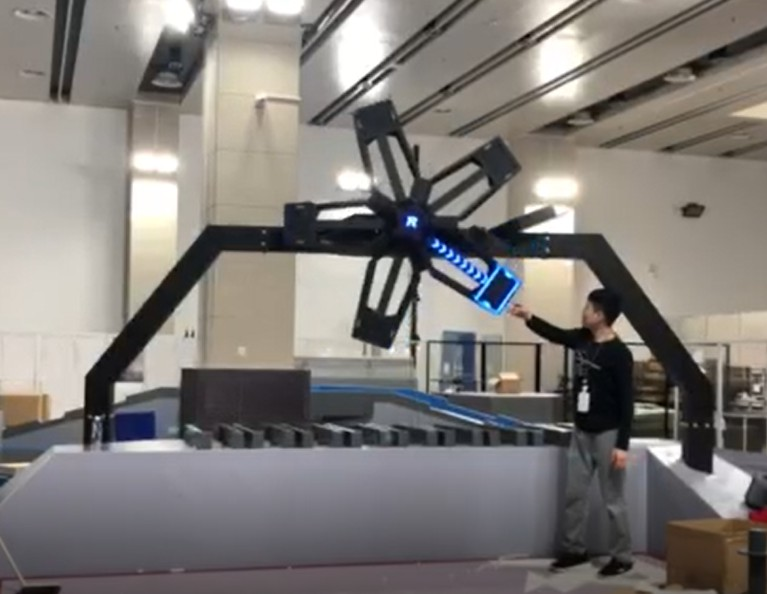
//> input picture dafu_blue.jpg, 767 x 594 px, given in place of dafu_red.avi, which was not available
$ ./dafu_detect   (built with g++ and OpenCV 4)
//> lines starting //> are read from the running program, lines starting //| are printed output that depends on the picture; after the words box and inside, x2 and y2 are one past the last pixel; in counts of white or black regions, pixels touching at a corner belong together; pictures that were not available may be replaced by others from this repository, and a replacement may not be noted
//> further down, srcImg is the input picture: 594 rows x 767 cols, CV_8UC3; mean B, G, R 119.9, 123.4, 127.6
//#include "dafu_detect.h"

#include <iostream>
#include <stdio.h>
#include "stdlib.h"
#include "opencv2/core/core.hpp"
#include "opencv2/imgproc/imgproc.hpp"
#include "opencv2/video/tracking.hpp"
#include "opencv2/highgui/highgui.hpp"

using namespace std;
using namespace cv;


//计算云台需要转的Yaw和Pitch使得摄像头的中轴线到指定点
Point2f CaculatePitchYawError(float Pixel_x, float Pixel_y);
double CvtRealLenghth2PixelLenghth(double RealLenghth_mm, double Distance_mm);
double CvtPixelLenghth2RealLenghth(double PixelLenghth, double Distance_mm);
void DrawEnclosingRexts(Mat &grayImage, Mat &dstImage);
Point2f CaculatePitchYawError(float Pixel_x, float Pixel_y); //通过像素坐标就算云台需要转过的角度
float GetPixelLength(Point PixelPointO, Point PixelPointA);

Mat GetROI(RotatedRect rotate_recte_rect, Mat &grayImage);
void GetCameraPra();

void DetectDafuArmor(Mat &grayImage, Mat &dstImage);
Point dafu_ZSZS(Mat &srcImg, bool is_red);
int bgr2binary(Mat &srcImg, bool is_red);

extern Mat dafu_ZS_img;

//识别对象的一些参数
#define lightbar_length_mm 55.0f                //灯条的长度  单位mm
#define lightbar_distance_mini_mm  135.0f             //小装甲板灯条的宽度   单位mm
//#define lightbar_distance_larger_mm               //大装甲板灯条的宽度   单位mm

#define Dafu_armour_height_mm    200.0f              //大符装甲板的高度
#define Dafu_armour_width_mm    260.0f              //大符装甲板的宽度
#define Dafu_radius_mm         800.0f


//识别条件
#define max_detect_distance_mm  3000.0f        //最远识别距离，超过此距离滤掉  单位mm
#define min_detect_distance_mm  500.0f         //最近识别距离，超过此距离滤掉   单位mm
#define max_inclination_degree   35.0f         //灯条对角线倾斜角超过一定度数，滤掉  单位度
#define max_transformation       0.3f          //
#define max_dafu_transformation  0.5f          //


//摄像头的一些参数
#define Camera_fx 6.530675507960873e+02
#define Camera_fy 6.521106670863784e+02
#define Camera_fxy 6.525106670863784e+02
#define Camera_frame_width 640
#define Camera_frame_height 400

#define Camera_vertical_halfangle  20.0   //1/2垂直方向视角 单位度
#define Camera_lateral_halfangle  20.0   //1/2水平方向视角 单位度
#define Camera_image_area_height_um 2453   //
#define Camera_image_area_width_um 3896


double myVideoCaptureProperties[50];   //存储摄像头参数
float BatteryPitch = 0.0;      //云台俯仰角 单位度
float ShootingDistance =8000;  // 目标的水平距离 单位mm


int IsDetectDafuCenter = 0;


Point2f PredcitShootArmourCenter;
Point2f ShootArmourCenter;        //    需要打击的装甲板的中心坐标
Point2f DafuCenter;               //大符中心坐标

Mat threshold_frame;             //二值化图像存贮
Mat dafu_ZS_img;
int bgr2binary(Mat &srcImg, bool is_red)
{
//> called with is_red = true
  if (srcImg.empty())
    return -1;
//  dafu_ZS_img=srcImg.clone();
  std::cout<<"copy bgr done"<<std::endl;
  //method 1: split channels and substract
  vector<Mat> imgChannels;
  split(srcImg, imgChannels);
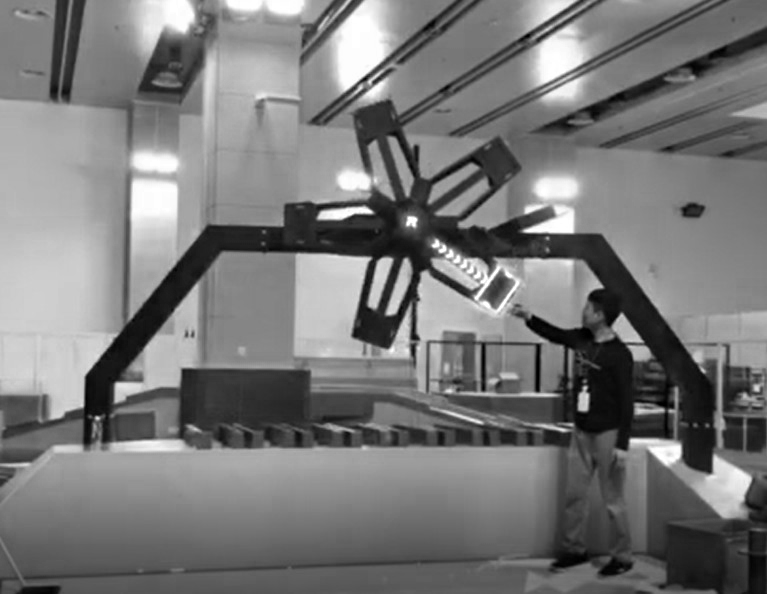
//> imgChannels[0]: 594 rows x 767 cols, CV_8UC1; min 0, max 255, mean 119.9
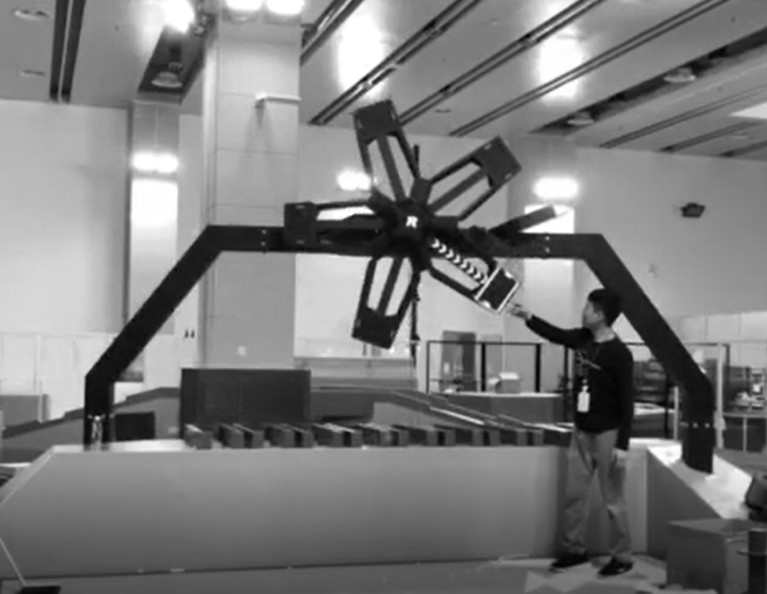
//> imgChannels[1]: 594 rows x 767 cols, CV_8UC1; min 0, max 255, mean 123.4
  Mat red_channel = imgChannels.at(2);
  Mat blue_channel = imgChannels.at(0);
  Mat mid_chn_img;
  if(is_red)
  {
      mid_chn_img = red_channel - blue_channel;
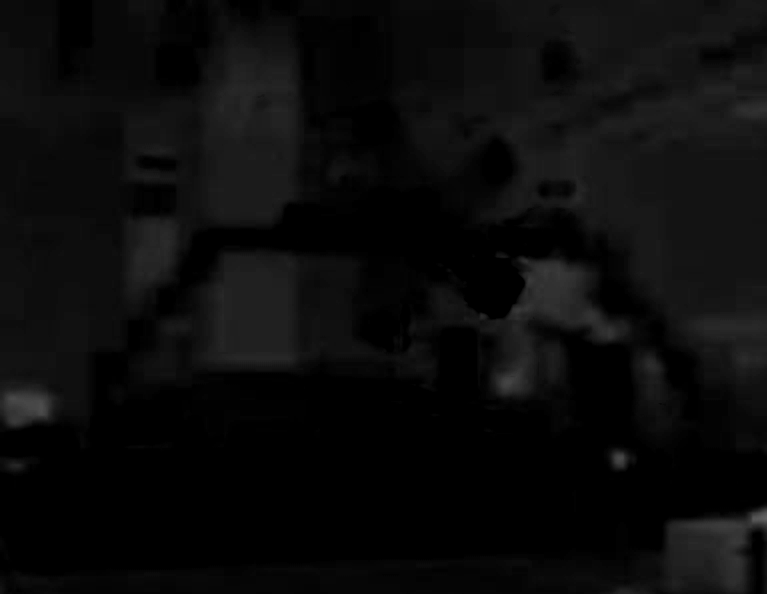
//> mid_chn_img: 594 rows x 767 cols, CV_8UC1; min 0, max 98, mean 10.9

  }else
  {
      mid_chn_img = blue_channel-red_channel;
  }
  threshold(mid_chn_img, threshold_frame, 70, 255, CV_THRESH_BINARY);
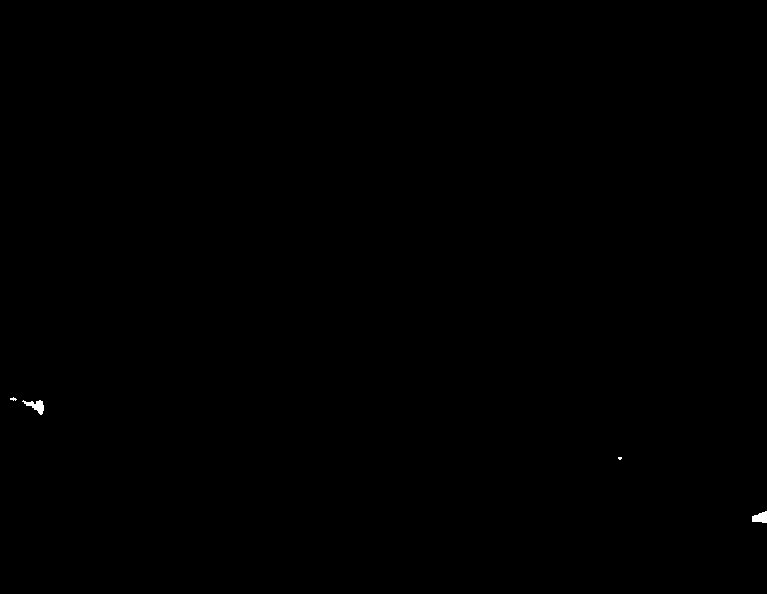
//> threshold_frame: 594 rows x 767 cols, CV_8UC1; 0.07% white; 4 white regions (2 under 20 px), largest, box (x1, y1, x2, y2) and area: (22, 400, 44, 415) 152, (752, 511, 767, 523) 132
}
// [15 lines left out: function predcit, not called in this run]

Point dafu_ZSZS(Mat &srcImg, bool is_red)
{
    bgr2binary(srcImg,is_red);

    //连接连通域
    static Mat kernel_close = getStructuringElement(MORPH_RECT, Size(5,5), Point(-1, -1));
    morphologyEx(threshold_frame, threshold_frame, MORPH_DILATE, kernel_close);
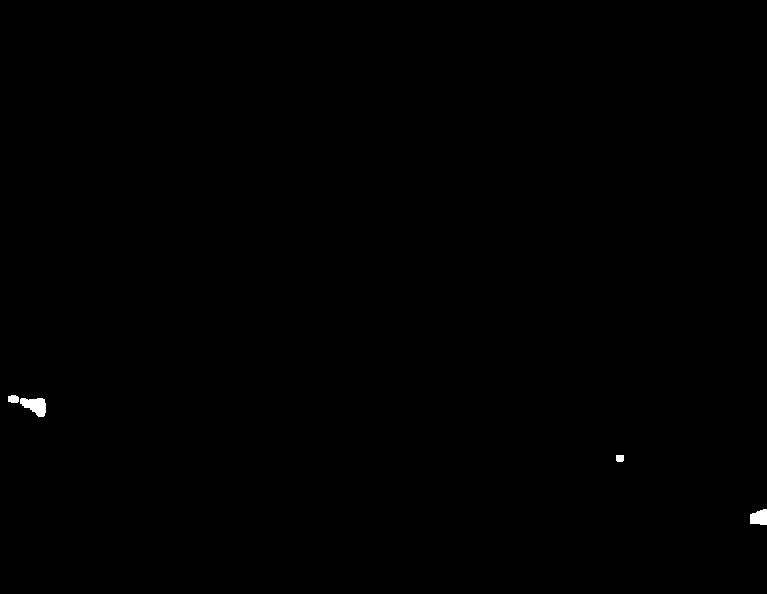
//> threshold_frame: 594 rows x 767 cols, CV_8UC1; 0.15% white; 4 white regions

//    //去除噪点
//    static Mat kernel_open = getStructuringElement(MORPH_RECT, Size(3, 3), Point(-1, -1));
//    morphologyEx(threshold_frame, threshold_frame, MORPH_OPEN, kernel_open);

    imshow("threshold_frame",threshold_frame);
    DetectDafuArmor(threshold_frame, srcImg);
    std::cout<<"dafu tgt is"<<PredcitShootArmourCenter<<std::endl;
    return Point(PredcitShootArmourCenter.x,PredcitShootArmourCenter.y);

}
// [5 lines left out: function predcit, not called in this run]


void DetectDafuArmor(Mat &grayImage, Mat &dstImage)
{
    Point2f DafuCenterPitchYawError;               //大符中心坐标
    Point2f ShootArmourPitchYawError;
    Point2f PredcitShootArmourCenterPitchYawError;

    IsDetectDafuCenter = 0;
    int armor_cnt = 0;
    int dafu_center_cnt = 0;


    vector<vector<Point>> contours;   //每一组Point点集就是一个轮廓
    vector<Vec4i> hierarcy;           //矩形集合


    findContours(grayImage, contours, hierarcy, RETR_TREE, CHAIN_APPROX_NONE); //找出所有轮廓 包括轮廓关系
//> contours = 4 contours; box (x1, y1, x2, y2) and area: (20, 398, 46, 417) 294, (750, 509, 767, 525) 195, (8, 395, 19, 403) 62, (616, 455, 624, 462) 41
    vector<RotatedRect> box(contours.size()); //定义最小外接矩形集合 ，用于存放装甲板的信息
    vector<RotatedRect> box2(contours.size()); //定义最小外接矩形集合
   vector <Point2f> DetectDafuCenter(contours.size());     //可能是大符中心的点
   vector <Point2f> DetectArmourCenter(contours.size());   //所有检测到的装甲板的中心坐标
    //float radius[contours.size()];


    //dstImage = Mat::zeros(grayImage.size(), CV_8UC3);
    //绘制轮廓图 没有子轮廓，但是有父轮廓的——装甲板的第一个特征
	//val[next,previous,First_child,Parent];
    for (int i = 0; i < hierarcy.size(); i++)
    {
        if (hierarcy[i].val[2] == -1 && hierarcy[i].val[3] != -1)
        {
            Scalar color = Scalar(0,0,255);
            //drawContours(dstImage, contours, i, color, 1, 8, hierarcy);
        }
        else
        {
            box[i].center.x = -1;
        }

    }
//> this loop made 4 passes


    //求最小外接矩形
    Point2f rect[4];
    for (int i = 0; i < contours.size(); i++)
    {
        if (box[i].center.x != -1)
        {
            box[i] = minAreaRect(Mat(contours[i]));
            box[i].points(rect);  //把最小外接矩形四个端点复制给rect数组
            for (int j = 0; j < 4; j++)
            {
                //line(dstImage, rect[j], rect[(j + 1) % 4], Scalar(0, 0, 255), 1, 8);  //绘制最小外接矩形每条边
            }
        }
    }
//> after the loop, rect = 4 Points (x, y): [0, 0], [0, 0], [0, 0], [0, 0]


    //根据长宽来筛选装甲板
    for (int i = 0; i < contours.size(); i++)
    {
        if (box[i].center.x != -1)
        {
            float  real_dafu_armour_pixel_width = CvtRealLenghth2PixelLenghth(Dafu_armour_width_mm,8000);
            float  real_dafu_armour_pixel_height = CvtRealLenghth2PixelLenghth(Dafu_armour_height_mm, 8000);

            float detect_dafu_armour_pixel_width;
            float detect_dafu_armour_pixel_height;


            //长的为width，短的为height
            if (box[i].size.width > box[i].size.height)
            {
                detect_dafu_armour_pixel_width = box[i].size.width;
                detect_dafu_armour_pixel_height = box[i].size.height;
            }
            else
            {
                detect_dafu_armour_pixel_width = box[i].size.height;
                detect_dafu_armour_pixel_height = box[i].size.width;
            }


            real_dafu_armour_pixel_width = 16; //摄像头标定后修改、、、、、、、、、、、、、、、、、、、、、、、、、、、、、、、、、、、、、、、、
            real_dafu_armour_pixel_height = 10;//摄像头标定后修改、、、、、、、、、、、、、、、、、、、、、、、、、、、、、、、、、、、、、、、、


            if (detect_dafu_armour_pixel_height < real_dafu_armour_pixel_height*(1 + max_dafu_transformation)
                                && detect_dafu_armour_pixel_height > real_dafu_armour_pixel_height*(1 - max_dafu_transformation))
            {
                if (detect_dafu_armour_pixel_width < real_dafu_armour_pixel_width*(1 + max_dafu_transformation)
                    && detect_dafu_armour_pixel_width > real_dafu_armour_pixel_width*(1 - max_dafu_transformation))
                {
                    DetectArmourCenter[armor_cnt] = box[i].center;
                    armor_cnt++;
                }
                else
                {
                    box[i].center.x = -1;
                }
            }
            else
            {
               box[i].center.x = -1;
            }

        }
    }
//> after the loop, armor_cnt = 0

    if (armor_cnt == 0)
        return;

    for (int i = 0; i < armor_cnt; i++)
    {
        circle(dstImage, Point(DetectArmourCenter[i].x, DetectArmourCenter[i].y), 10, (0, 0, 255), 4);
    }


 //检测大符中心。。。。。。。。。。。。。。。。。。。。。。。。。。。。。。。。。。。。。。。。。。。。。。。。。。。。。。。。。。。。。。。。。。。。。。。。。。。。。。。。。

    //找出 没有子轮廓，也没有父轮廓的中心，圆心在其中
    for (int i = 0; i < hierarcy.size(); i++)
    {
        //绘制轮廓的最小外接圆
        float radius;
        if (hierarcy[i].val[2] == -1 && hierarcy[i].val[3] == -1)
        {

            minEnclosingCircle(contours[i], DetectDafuCenter[i], radius);
            if (radius >10 || radius<2)
            {
                DetectDafuCenter[i].x = -1;
            }
            else
            {
                dafu_center_cnt++;
                circle(dstImage, Point(DetectDafuCenter[i].x, DetectDafuCenter[i].y), radius, (0, 255, 255), 2);
                //drawContours(dstImage, contours, i, Scalar(0, 255, 0), 1, 8, hierarcy);
            }
        }
    }


    //用装甲去匹配圆心
    float real_armour_dafuCenter_pixel_length = 80;
    for (int i = 0; i < contours.size(); i++)
    {
        if (DetectDafuCenter[i].x != -1)
        {

            for (int j = 0; j < armor_cnt; j++)
            {
                float pixel_length = GetPixelLength(DetectDafuCenter[i], DetectArmourCenter[j]);

                float transformation;

                if (armor_cnt <= 2)
                    transformation = 0.15;
                else
                    transformation = 0.2;

                if (pixel_length > real_armour_dafuCenter_pixel_length*(1 + transformation ) || pixel_length < real_armour_dafuCenter_pixel_length*(1 - transformation))
                {
                DetectDafuCenter[i].x = -1;
                }

            }
        }
    }


    //画出圆心
    for (int i = 0; i <contours.size(); i++)
    {
        if (DetectDafuCenter[i].x > 0)
        {
            circle(dstImage, Point(DetectDafuCenter[i].x, DetectDafuCenter[i].y), 5, (0, 255, 255), 2);
            DafuCenter = DetectDafuCenter[i];
            IsDetectDafuCenter++;
        }

    }


    //找出需要打的装甲板是哪一块
    Point2f MaxMeanCenter; //
    double  MinMean = 255;
    Mat ROI;
    Mat means, stddev;
    //meanStdDev(ROI, means, stddev);//计算src图片的均值和标准差
    if (IsDetectDafuCenter == 1)
    {
        if (armor_cnt == 1)
            ShootArmourCenter = DetectArmourCenter[0];
        else
        {
            for (int i = 0; i < armor_cnt; i++)
            {
                vector<Point> counters(2);
                counters[0] = DetectArmourCenter[i];
                counters[1] = DafuCenter;

                Point2f rect[4];
                RotatedRect rotate_rect = minAreaRect(counters);

                if (rotate_rect.size.width > rotate_rect.size.height)
                {
                    rotate_rect.size.height = 8;
                }
                else
                {
                    rotate_rect.size.width = 8;
                }
                rotate_rect.points(rect);

                for (int j = 0; j < 4; j++)
                {
                    line(dstImage, rect[j], rect[(j + 1) % 4], Scalar(0, 0, 255), 1, 8);  //绘制最小外接矩形每条边
                }

                ROI = GetROI(rotate_rect, grayImage);
                //imshow("ROIII" + i, ROI);
                meanStdDev(ROI, means, stddev);
                if (means.at<double>(0) < MinMean)
                {
                    MinMean = means.at<double>(0);
                    ShootArmourCenter = DetectArmourCenter[i];
                }


            }


        }

    }


    circle(dstImage, Point(ShootArmourCenter.x, ShootArmourCenter.y), 20, (0, 255, 255), 2);

    ShootArmourPitchYawError = CaculatePitchYawError(ShootArmourCenter.x, ShootArmourCenter.y);
    DafuCenterPitchYawError=CaculatePitchYawError(DafuCenter.x, DafuCenter.y);

    PredcitShootArmourCenter=predcit(20,dstImage);
    PredcitShootArmourCenterPitchYawError=CaculatePitchYawError(PredcitShootArmourCenter.x,PredcitShootArmourCenter.y);

    float b = 0;


}


//计算云台需要转的Yaw和Pitch使得摄像头的中轴线到指定点
// [14 lines left out: function CaculatePitchYawError, not called in this run]

//InputImage为三通道图像，将第三通道threshold
Mat mythreshold(Mat &InputImage, int threshold);
void GetCameraPra();
void CoutFps();

// [95 lines left out: functions GetPixelLength, CvtRealLenghth2PixelLenghth, CvtPixelLenghth2RealLenghth, CalculateBallisticDrop, CalculateShootingPitch, GetROI, not called in this run]

int main()
{
	Mat srcImg;
	VideoCapture cap;
	cap.open("E:\\RM\\tx2\\2019_win_dafu\\dafu\\dafu\\video\\dafu_red.avi");
	if (!cap.isOpened())//如果视频不能正常打开则返回
	{
		cout << "打开失败" << endl;
		return -1;
	}
	while (cap.read(srcImg))
	{
		dafu_ZSZS(srcImg,1);
	}

}

// [54 lines of commented-out code are left out]
